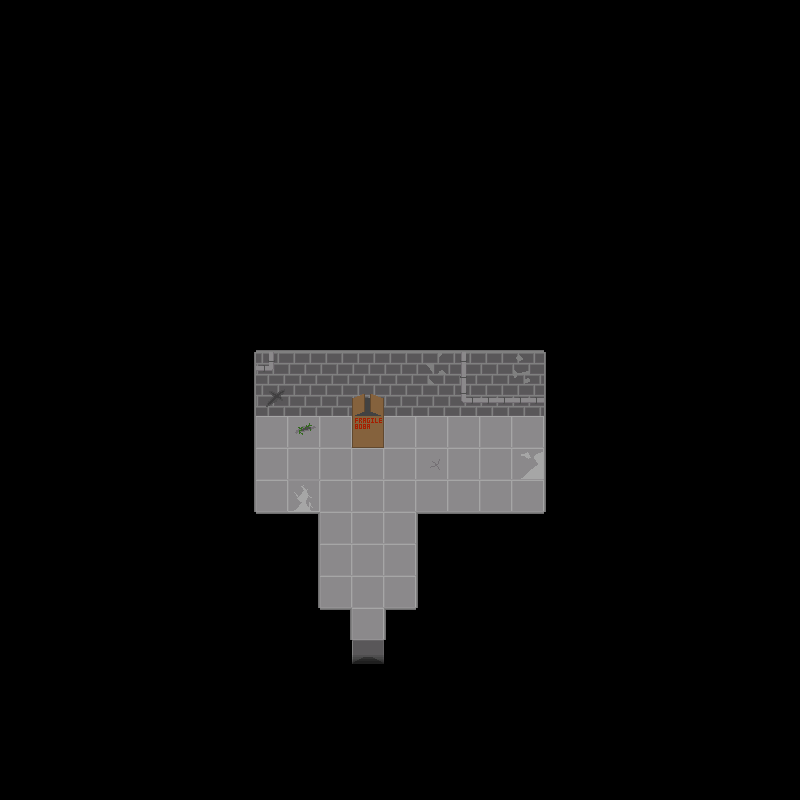

A level layout from a 2D game, rendered from its tile map. Below: a short description, then the map file with tile-grid data replaced by summaries:
An orthogonal 25x25 tile map with 32x32 px tiles, 5 tile layers (backgroundLayer, wallLayer, objectLayer, objectAboveLayer, ...), 2 tilesets and 1 object.

<map version="1.2" tiledversion="1.2.3" orientation="orthogonal" renderorder="right-down" width="25" height="25" tilewidth="32" tileheight="32" infinite="0" nextlayerid="7" nextobjectid="2">
 <tileset firstgid="1" name="floor1tiles" tilewidth="32" tileheight="32" tilecount="81" columns="9">
  <image source="../../assets/Floor 1/Floors/f1spritesheet.png" width="288" height="288" />
  <tile id="21">
   <properties>
    <property name="door" value="down" />
   </properties>
  </tile>
  <tile id="22">
   <properties>
    <property name="door" value="left" />
   </properties>
  </tile>
  <tile id="23">
   <properties>
    <property name="door" value="right" />
   </properties>
  </tile>
  <tile id="24">
   <properties>
    <property name="door" value="up" />
   </properties>
  </tile>
 </tileset>
 <tileset firstgid="82" name="objects" tilewidth="32" tileheight="32" tilecount="20" columns="4">
  <image source="../../assets/Floor 1/Floors/objspritesheet.png" width="128" height="160" />
 </tileset>
 <layer id="1" name="backgroundLayer" width="25" height="25">
  <data>[625 cells, 625 non-empty, 7 distinct tile ids]</data>
 </layer>
 <layer id="2" name="wallLayer" width="25" height="25">
  <data>[625 cells, 60 non-empty, 15 distinct tile ids]</data>
 </layer>
 <layer id="3" name="objectLayer" width="25" height="25">
  <data>[625 cells, 1 non-empty, 1 distinct tile ids]</data>
 </layer>
 <layer id="4" name="objectAboveLayer" width="25" height="25">
  <data>[625 cells, 1 non-empty, 1 distinct tile ids]</data>
 </layer>
 <objectgroup id="6" name="doorLayer">
  <object id="1" gid="81" x="352" y="672" width="32" height="32">
   <properties>
    <property name="door" value="down" />
   </properties>
  </object>
 </objectgroup>
 <layer id="5" name="aboveLayer" width="25" height="25">
  <data>[625 cells, 0 non-empty, 0 distinct tile ids]</data>
 </layer>
</map>
